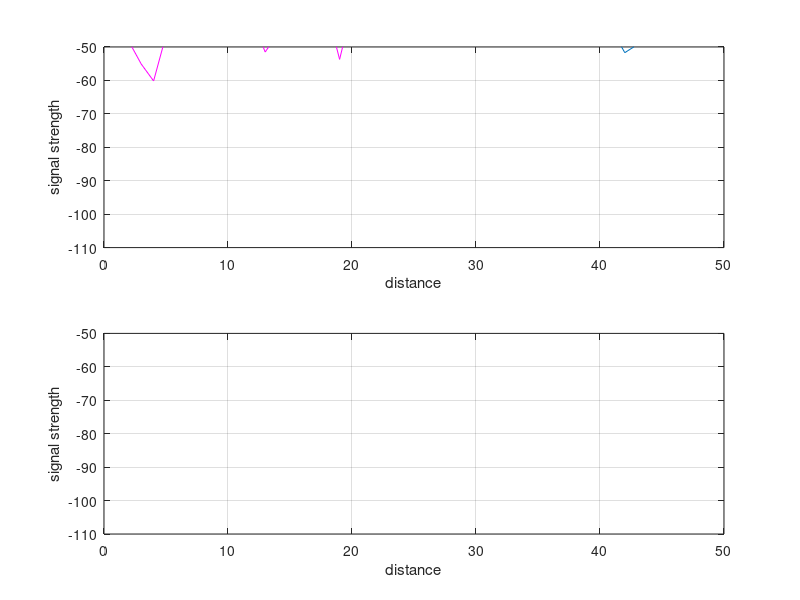
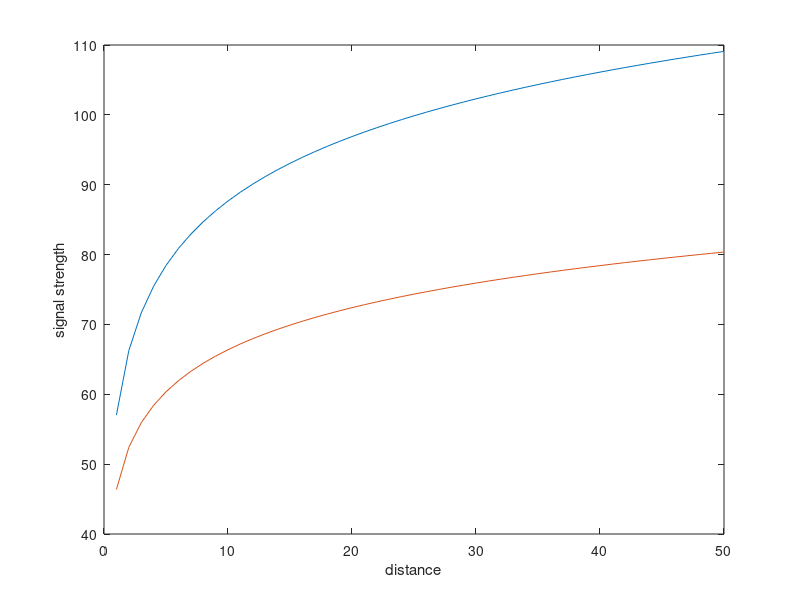

Reproduce these figures in MATLAB, in order.
hte=150
%height of transmitting base station antenna in meters
hre=10
%height of receiving antenna of mobile station in meters
sdA=3
%standard deviation of noise for Base station A
sdB=5
%standard deviation of noise for Base station B
noiseA=sdA*randn(1,50);
noiseB=sdB*randn(1,50);
disp('Handoff Performance || E241001')
fc=input('Enter the input frequency= ');
for d=1:50
% path loss calculation Between Mobile & Base station A
LA(d)=(69.55+26.6*log10(fc))-(13.82*log10(hte))-((1.11*log10(fc)-0.7)*(10)+(1.56*log10(fc)-0.8))+((44.9-6.55*log10(hte))*log10(d));
%path loss calculation Between Mobile & Base station B
LB(d)=(69.55+26.6*log10(fc))-(13.82*log10(hte))-((1.11*log10(fc)-0.7)*(10)+(1.56*log10(fc)-0.8))+((44.9-6.55*log10(hte))*log10(51-(d)));
% path loss calculation for free space model
LF(d)=32.4+20*log10(fc)+20*log10(d);
% Received power at A without noise
SrA(d)=60-LA(d);
% Received power at B without noise
SrB(d)=60-LB(d);
% Received power at A with Gaussian noise sd = 3
PrA(d)=60-LA(d)+noiseA(d);
% Received power at B with Gaussian noise sd = 5
PrB(d)=60-LB(d)+noiseB(d);
end
figure(1)
subplot(2,1,1);
plot (PrA);
hold on
plot (PrB,'m');
axis([0 50 -110 -50]);
xlabel('distance');
ylabel('signal strength')
grid
subplot(2,1,2);
plot(SrA);
hold on
plot(SrB,'m');
axis([0 50 -110 -50]);
xlabel('distance');
ylabel('signal strength')
grid
figure(2)
plot(LA);
hold on
plot(LF);
xlabel('distance');
ylabel('signal strength')
